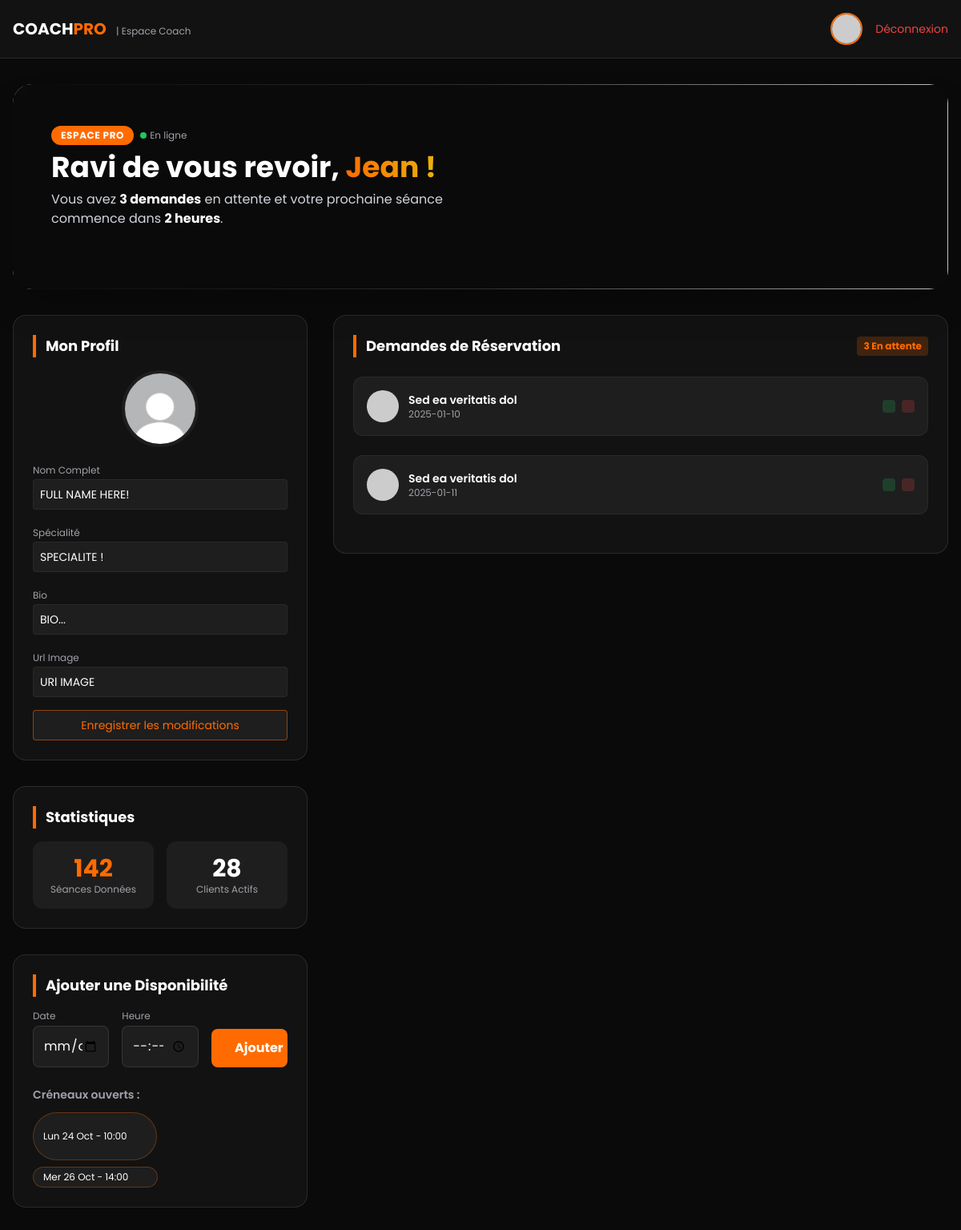
The app's page /Pages/coach.php with its own data.
### tables this page shows
CREATE TABLE `reservation` (
  `id_reservation` int NOT NULL,
  `date_reservation` date NOT NULL,
  `id_sportif` int NOT NULL,
  `id_coach` int NOT NULL,
  `id_disponibilite` int NOT NULL
);

CREATE TABLE `utilisateurs` (
  `id_user` int NOT NULL,
  `nom` varchar(50) DEFAULT NULL,
  `email` varchar(150) DEFAULT NULL,
  `mot_de_passe` varchar(255) DEFAULT NULL,
  `role` varchar(20) DEFAULT NULL
);

### Pages/coach.php (the view, shortened to what this page needs)
<?php
$sql = "SELECT utilisateurs.nom, utilisateurs.email, reservation.date_reservation from utilisateurs
        inner join reservation on reservation.id_sportif = utilisateurs.id_user";
$result = mysqli_query($connect, $sql);
$all = mysqli_fetch_all($result, MYSQLI_ASSOC);
?>
<!DOCTYPE html>
<html lang="fr">
<head>
    <script src="https://cdn.tailwindcss.com"></script>
</head>
<body class="bg-brand-dark text-white pb-10">
    <nav class="bg-brand-card border-b border-white/10 py-4 mb-8 sticky top-0 z-50">
        <div class="max-w-7xl mx-auto px-4 flex justify-between items-center">
            <span class="text-xl font-bold">COACH<span class="text-brand-orange">PRO</span> <span class="text-xs font-normal text-brand-gray ml-2">| Espace Coach</span></span>
            <div class="flex items-center gap-4">
                <img src="https://i.pravatar.cc/150?img=11" class="w-10 h-10 rounded-full border-2 border-brand-orange">
                <a href="login.html" class="text-sm text-red-500 hover:text-red-400">Déconnexion</a>
            </div>
        </div>
    </nav>
    <div class="max-w-7xl mx-auto px-4 mb-8">
        <div class="relative w-full h-48 md:h-64 rounded-3xl overflow-hidden shadow-2xl group">
            <img src="https://images.unsplash.com/photo-1571902943202-507ec2618e8f?q=80&w=2575&auto=format&fit=crop"
                class="absolute inset-0 w-full h-full object-cover transition-transform duration-700 group-hover:scale-105">
            <div class="absolute inset-0 bg-gradient-to-r from-brand-dark via-brand-dark/80 to-transparent"></div>
            <div class="relative z-10 h-full flex flex-col justify-center px-8 md:px-12">
                <div class="flex items-center gap-2 mb-2">
                    <span class="px-3 py-1 bg-brand-orange text-white text-xs font-bold uppercase tracking-wider rounded-full">Espace Pro</span>
                    <span class="text-brand-gray text-xs flex items-center gap-1">
                        <div class="w-2 h-2 bg-green-500 rounded-full animate-pulse"></div> En ligne
                    </span>
                </div>
                <h1 class="text-2xl md:text-4xl font-bold text-white mb-2">
                    Ravi de vous revoir, <span class="text-transparent bg-clip-text bg-gradient-to-r from-brand-orange to-yellow-500">Jean !</span>
                </h1>
                <p class="text-gray-300 text-[10px] md:text-base max-w-lg mb-6">
                    Vous avez <strong class="text-white">3 demandes</strong> en attente et votre prochaine séance commence dans <strong class="text-white">2 heures</strong>.
                </p>
            </div>
        </div>
    </div>
    <div class="max-w-7xl mx-auto px-4 grid grid-cols-1 lg:grid-cols-3 gap-8">
        <div class="lg:col-span-1 space-y-8">
            <div class="bg-brand-card p-6 rounded-2xl border border-white/10">
                <h3 class="text-lg font-bold mb-4 border-l-4 border-brand-orange pl-3">Mon Profil</h3>
                <form class="space-y-4">
                    <div class="flex justify-center mb-4 relative">
                        <img src="/Public/Images/noprofile.jpeg" class="image-profile w-24 h-24 rounded-full object-cover border-4 border-brand-surface">
                    </div>
                    <div>
                        <label class="text-xs text-brand-gray">Nom Complet</label>
                        <input type="text" value="FULL NAME HERE!" class="w-full bg-brand-surface p-2 rounded text-sm border border-white/5 focus:border-brand-orange outline-none">
                    </div>
                    <div>
                        <label class="text-xs text-brand-gray">Spécialité</label>
                        <input type="text" value="SPECIALITE !" class="w-full bg-brand-surface p-2 rounded text-sm border border-white/5 focus:border-brand-orange outline-none">
                    </div>
                    <div>
                        <label class="text-xs text-brand-gray">Bio</label>
                        <input type="text" value="BIO..." class="w-full bg-brand-surface p-2 rounded text-sm border border-white/5 focus:border-brand-orange outline-none">
                    </div>
                    <div>
                        <label class="text-xs text-brand-gray">Url Image</label>
                        <input type="url" value="URl IMAGE" class="url-image w-full bg-brand-surface p-2 rounded text-sm border border-white/5 focus:border-brand-orange outline-none">
                    </div>
                    <button class="w-full py-2 bg-brand-surface border border-brand-orange/50 text-brand-orange text-sm rounded hover:bg-brand-orange hover:text-white transition-colors">Enregistrer les modifications</button>
                </form>
            </div>
            <div class="bg-brand-card p-6 rounded-2xl border border-white/10">
                <h3 class="text-lg font-bold mb-4 border-l-4 border-brand-orange pl-3">Statistiques</h3>
                <div class="grid grid-cols-2 gap-4 text-center">
                    <div class="bg-brand-surface p-4 rounded-xl">
                        <p class="text-3xl font-bold text-brand-orange">142</p>
                        <p class="text-xs text-brand-gray">Séances Données</p>
                    </div>
                    <div class="bg-brand-surface p-4 rounded-xl">
                        <p class="text-3xl font-bold text-white">28</p>
                        <p class="text-xs text-brand-gray">Clients Actifs</p>
                    </div>
                </div>
            </div>
        </div>
        <div class="lg:col-span-2 space-y-8">
            <div class="bg-brand-card p-6 rounded-2xl border border-white/10">
                <h3 class="text-lg font-bold mb-6 flex justify-between items-center">
                    <span class="border-l-4 border-brand-orange pl-3">Demandes de Réservation</span>
                    <span class="bg-brand-orange/20 text-brand-orange text-xs px-2 py-1 rounded">3 En attente</span>
                </h3>
                <?php
                foreach($all as $row){
                    echo "
                    <div class='space-y-4'>
                        <div class='flex items-center justify-between bg-brand-surface p-4 rounded-xl border border-white/5'>
                            <div class='flex items-center gap-3'>
                                <img src='https://i.pravatar.cc/150?img=2' class='w-10 h-10 rounded-full'>
                                <div>
                                    <p class='font-semibold text-sm'>". $row["nom"] ."</p>
                                    <p class='text-xs text-brand-gray'>". $row["date_reservation"] ."</p>
                                </div>
                            </div>
                            <div class='flex gap-2'>
                                <button class='p-2 bg-green-500/20 text-green-500 rounded hover:bg-green-500 hover:text-white transition'><i data-lucide='check' class='w-4 h-4'></i></button>
                                <button class='p-2 bg-red-500/20 text-red-500 rounded hover:bg-red-500 hover:text-white transition'><i data-lucide='x' class='w-4 h-4'></i></button>
                            </div>
                        </div>
                    </div> <br>";
                }
                ?>
            </div>
        </div>
        <div class="bg-brand-card p-6 rounded-2xl border border-white/10">
            <h3 class="text-lg font-bold mb-4 border-l-4 border-brand-orange pl-3">Ajouter une Disponibilité</h3>
            <div class="grid grid-cols-1 md:grid-cols-3 gap-4 items-end">
                <div>
                    <label class="text-xs text-brand-gray mb-1 block">Date</label>
                    <input type="date" class="w-full bg-brand-surface p-3 rounded-lg border border-white/10 text-white scheme-dark">
                </div>
                <div>
                    <label class="text-xs text-brand-gray mb-1 block">Heure</label>
                    <input type="time" class="w-full bg-brand-surface p-3 rounded-lg border border-white/10 text-white scheme-dark">
                </div>
                <button class="bg-brand-orange hover:bg-orange-600 text-white font-bold py-3 rounded-lg transition-colors flex items-center justify-center gap-2">
                    <i data-lucide="plus-circle" class="w-4 h-4"></i> Ajouter
                </button>
            </div>
            <div class="mt-6">
                <h4 class="text-sm font-semibold text-brand-gray mb-3">Créneaux ouverts :</h4>
                <div class="flex flex-wrap gap-2">
                    <span class="h-[60px] px-3 py-1 bg-brand-surface border border-brand-orange/30 text-xs rounded-full flex items-center gap-2">
                        Lun 24 Oct - 10:00 <i data-lucide="trash-2" class="w-4 h-4 text-red-600 cursor-pointer"></i>
                    </span>
                    <span class="px-3 py-1 bg-brand-surface border border-brand-orange/30 text-xs rounded-full flex items-center gap-2">
                        Mer 26 Oct - 14:00 <i data-lucide="trash-2" class="w-4 h-4 text-red-600 cursor-pointer"></i>
                    </span>
                </div>
            </div>
        </div>
    </div>
</body>
</html>

### records on screen
reservation: id_sportif.nom "Sed ea veritatis dol", date_reservation "2025-01-10"
reservation: id_sportif.nom "Sed ea veritatis dol", date_reservation "2025-01-11"
